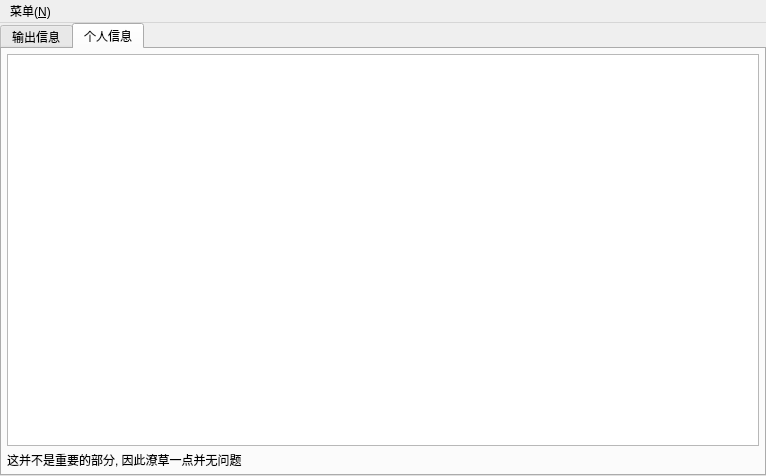
<?xml version="1.0" encoding="UTF-8"?>
<ui version="4.0">
 <class>MainWindow</class>
 <widget class="QMainWindow" name="MainWindow">
  <property name="geometry">
   <rect>
    <x>0</x>
    <y>0</y>
    <width>766</width>
    <height>476</height>
   </rect>
  </property>
  <property name="windowTitle">
   <string>MainWindow</string>
  </property>
  <widget class="QWidget" name="centralwidget">
   <layout class="QGridLayout" name="gridLayout">
    <property name="leftMargin">
     <number>0</number>
    </property>
    <property name="topMargin">
     <number>0</number>
    </property>
    <property name="rightMargin">
     <number>0</number>
    </property>
    <property name="bottomMargin">
     <number>0</number>
    </property>
    <property name="spacing">
     <number>0</number>
    </property>
    <item row="0" column="0">
     <widget class="QStackedWidget" name="stackedWidget">
      <property name="currentIndex">
       <number>1</number>
      </property>
      <widget class="QWidget" name="pageNothing">
       <layout class="QGridLayout" name="gridLayout_2">
        <item row="0" column="0">
         <widget class="QLabel" name="labelA">
          <property name="text">
           <string>**实际上, 什么都没有发生**


**如果你想要干什么事的话**


**我的建议是, 完成登录**

---

**HM 20210702**</string>
          </property>
          <property name="textFormat">
           <enum>Qt::MarkdownText</enum>
          </property>
          <property name="alignment">
           <set>Qt::AlignCenter</set>
          </property>
         </widget>
        </item>
       </layout>
      </widget>
      <widget class="QWidget" name="pageTab">
       <layout class="QGridLayout" name="gridLayout_3">
        <property name="leftMargin">
         <number>0</number>
        </property>
        <property name="topMargin">
         <number>0</number>
        </property>
        <property name="rightMargin">
         <number>0</number>
        </property>
        <property name="bottomMargin">
         <number>0</number>
        </property>
        <property name="spacing">
         <number>0</number>
        </property>
        <item row="0" column="0">
         <widget class="QTabWidget" name="tabWidget">
          <property name="currentIndex">
           <number>1</number>
          </property>
          <widget class="QWidget" name="tabLog">
           <attribute name="title">
            <string>输出信息</string>
           </attribute>
           <layout class="QGridLayout" name="gridLayout_5">
            <property name="leftMargin">
             <number>5</number>
            </property>
            <property name="topMargin">
             <number>5</number>
            </property>
            <property name="rightMargin">
             <number>5</number>
            </property>
            <property name="bottomMargin">
             <number>5</number>
            </property>
            <property name="spacing">
             <number>5</number>
            </property>
            <item row="0" column="0">
             <widget class="QPlainTextEdit" name="textLog"/>
            </item>
           </layout>
          </widget>
          <widget class="QWidget" name="tabPersonInfo">
           <attribute name="title">
            <string>个人信息</string>
           </attribute>
           <layout class="QGridLayout" name="gridLayout_4">
            <property name="leftMargin">
             <number>5</number>
            </property>
            <property name="topMargin">
             <number>5</number>
            </property>
            <property name="rightMargin">
             <number>5</number>
            </property>
            <property name="bottomMargin">
             <number>5</number>
            </property>
            <property name="spacing">
             <number>5</number>
            </property>
            <item row="0" column="0">
             <widget class="QPlainTextEdit" name="textInfo">
              <property name="lineWrapMode">
               <enum>QPlainTextEdit::NoWrap</enum>
              </property>
              <property name="readOnly">
               <bool>true</bool>
              </property>
             </widget>
            </item>
            <item row="1" column="0">
             <widget class="QLabel" name="labelT1A">
              <property name="text">
               <string>这并不是重要的部分, 因此潦草一点并无问题</string>
              </property>
             </widget>
            </item>
           </layout>
          </widget>
         </widget>
        </item>
       </layout>
      </widget>
     </widget>
    </item>
   </layout>
  </widget>
  <widget class="QMenuBar" name="menubar">
   <property name="geometry">
    <rect>
     <x>0</x>
     <y>0</y>
     <width>766</width>
     <height>26</height>
    </rect>
   </property>
   <widget class="QMenu" name="menu">
    <property name="title">
     <string>菜单(&amp;N)</string>
    </property>
    <addaction name="actionLogin"/>
   </widget>
   <addaction name="menu"/>
  </widget>
  <action name="actionLogin">
   <property name="text">
    <string>登录(&amp;L)</string>
   </property>
  </action>
 </widget>
 <resources/>
 <connections/>
</ui>
